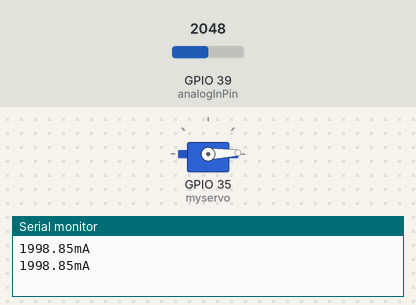
Simulated run of this sketch. Board: ESP32. Parts: servo, the last lines printed to the serial monitor. The inputs (shaded band) are chosen by the test bench; at power-on: GPIO 39 (analogInPin) = 2048.

Above: at 0.05 s.
At 1.85 s:
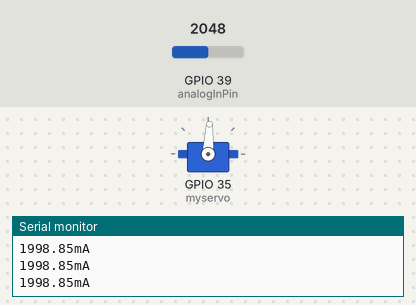
At 3.7 s:
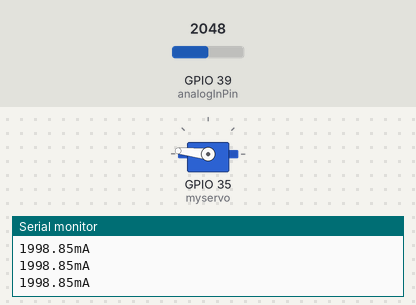
At 7.35 s:
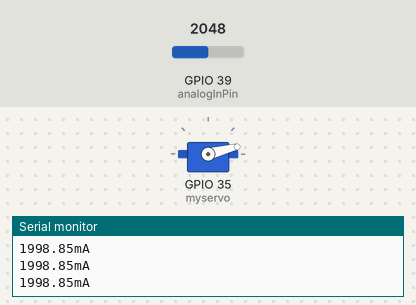
Timing chart, 0 to 12.6 s (numbered marks = the images above):
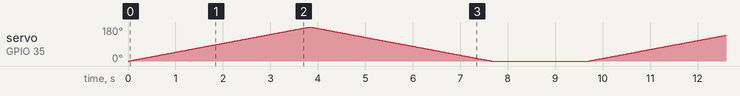

The sketch:

Test_Current.ino
```cpp
/*  SparkFun ACS712 and ACS723 Demo
    Created by George Beckstein for SparkFun
    4/30/2017
    Updated by SFE
    6/14/2018
    Uses an Arduino to set up the ACS712 and ACS723 Current Sensors
    See the tutorial at: https://learn.sparkfun.com/tutorials/current-sensor-breakout-acs723-hookup-guide
    Parts you may need:
    - 100 Ohm, 1/2W or greater resistor OR two 220 Ohm 1/4 resistors in parallel
    - ACS712 Breakout with on-board amplifier or ACS723 Current Sensor (Low Current)
    Optional equipment:
    - Oscilloscope
    - Multimeter (or two)
    - A power supply with current limiting/constant current would be handy to calibrate the device without using resistors
*/
#include <Servo.h>

const int analogInPin = 39;
Servo myservo;

// Number of samples to average the reading over
// Change this to make the reading smoother... but beware of buffer overflows!
const int avgSamples = 10;

int sensorValue = 0;

float sensitivity = 100.0 / 500.0; //100mA per 500mV = 0.2
float Vref = 2500; // Output voltage with no current: ~ 2500mV or 2.5V
int pos = 0;
void setup() {
  // initialize serial communications at 9600 bps:
  Serial.begin(115200);
  myservo.attach(35);
}

void calculateCurrent(){
  // read the analog in value:
  for (int i = 0; i < avgSamples; i++)
  {
    sensorValue += analogRead(analogInPin);

    // wait 2 milliseconds before the next loop
    // for the analog-to-digital converter to settle
    // after the last reading:
    delay(2);

  }

  sensorValue = sensorValue / avgSamples;

  // The on-board ADC is 10-bits -> 2^10 = 1024 -> 5V / 1024 ~= 4.88mV
  // The voltage is in millivolts
  float voltage = 4.88 * sensorValue;

  // This will calculate the actual current (in mA)
  // Using the Vref and sensitivity settings you configure
  float current = (voltage - Vref) * sensitivity;

  // This is the raw sensor value, not very useful without some calculations
  //Serial.print(sensorValue);

  /*************************************************************************************
   * Step 1.)
   * Uncomment and run the following code to set up the baseline voltage
   * (the voltage with 0 current flowing through the device).
   * Make sure no current is flowing through the IP+ and IP- terminals during this part!
   *
   * The output units are in millivolts. Use the Arduino IDE's Tools->Serial Plotter
   * To see a plot of the output. Adjust the Vref potentiometer to set the reference
   * voltage. This allows the sensor to output positive and negative currents!
   *************************************************************************************/

  //Serial.print(voltage);
  //Serial.print("mV");

  /*************************************************************************************
   * Step 2.)
   * Keep running the same code as above to set up the sensitivity
   * (how many millivolts are output per Amp of current.
   *
   * This time, use a known load current (measure this with a multimeter)
   * to give a constant output voltage. Adjust the sensitivity by turning the
   * gain potentiometer.
   *
   * The sensitivity will be (known current)/(Vreading - Vref).
   *************************************************************************************/

    /*************************************************************************************
   * Step 3.)
   * Comment out the code used for the last two parts and uncomment the following code.
   * When you have performed the calibration steps above, make sure to change the
   * global variables "sensitivity" and "Vref" to what you have set up.
   *
   * This next line of code will print out the calculated current from these parameters.
   * The output is in mA
   *************************************************************************************/

  Serial.print(abs(current + 500.0));
  Serial.print("mA");


  // -- DO NOT UNCOMMENT BELOW THIS LINE --
  Serial.print("\n");

  // Reset the sensor value for the next reading
  sensorValue = 0;
}

void loop() {
  for(pos = 0; pos <= 180; pos += 1) // goes from 0 degrees to 180 degrees
  {                                  // in steps of 1 degree
    myservo.write(pos);              // tell servo to go to position in variable 'pos'                        // waits 15ms for the servo to reach the position
    calculateCurrent();
  }
  for(pos = 180; pos>=0; pos-=1)     // goes from 180 degrees to 0 degrees
  {
    myservo.write(pos);              // tell servo to go to position in variable 'pos'                       // waits 15ms for the servo to reach the position
    calculateCurrent();
  }
  delay(1000);
  calculateCurrent();
  delay(1000);
}
```
